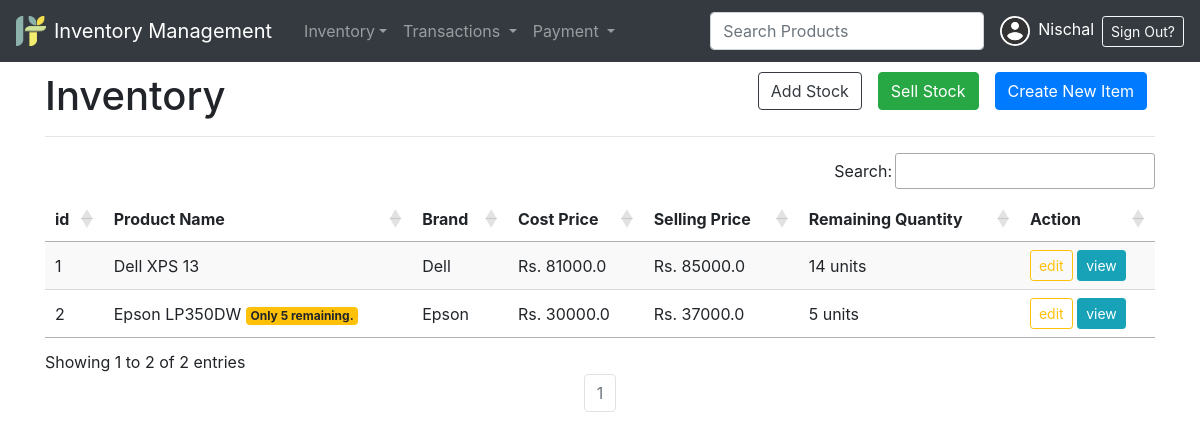
The page /inventory/ (signed in) on the database as committed earlier.
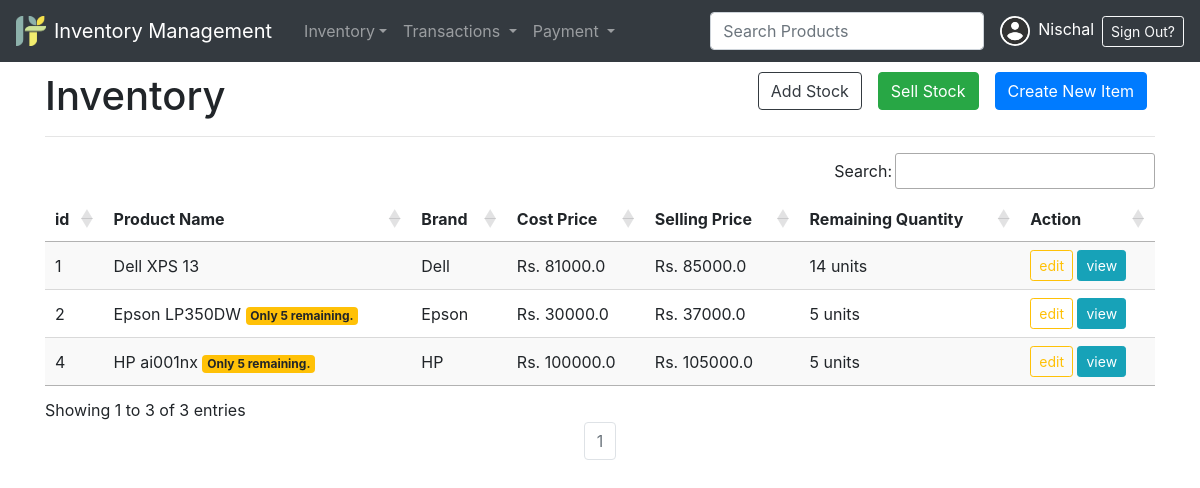
The same page on the database as committed later.
### inventory/models.py (models this page shows, shortened)
class Item(models.Model):
    name = models.CharField(_("Product Name"),max_length = 240, unique = True)
    brand = models.CharField(_("Product Brand"), max_length = 50, null=True, blank=True)
    category = models.ForeignKey("inventory.Category", verbose_name=_("category"), on_delete=models.CASCADE, related_name='categories')
    description = models.TextField(_("Product Description"))
    image = models.ImageField(_("Product Image"), upload_to="product_images", height_field=None, width_field=None, max_length=None, null=True, blank=True)
    cost_price = models.FloatField(_("Latest Cost Price"), default=0)
    quantity = models.IntegerField(_("Available Quantity"), default=0)
    selling_price = models.FloatField(_("Current Selling Price"), default=0)
    about_seller = models.TextField(_("About Seller"))
    class Meta:
        ordering = ['name']

### inventory/views.py (the view)
# urls.py: path("", ItemListView.as_view() , name="items-list"),
class ItemListView(LoginRequiredMixin, UserPassesTestMixin, ListView):
    model = Item
    template_name = "inventory/item_list.html"
    context_object_name = 'items'
    paginate_by = 50
    def get_context_data(self, **kwargs):
        context = super().get_context_data(**kwargs)
        context["title"] = "Inventory Items List"
        return context
    def test_func(self):
        return self.request.user._type == 'ADMIN'

### templates/inventory/item_list.html (shortened to what this page needs)
{% extends 'partial/base.html' %}
{% load static %}
{% block style %}
<link rel="stylesheet" type="text/css" href="https://cdn.datatables.net/1.10.22/css/jquery.dataTables.css">
{% endblock style %}
{% block content %}
<a href="{% url 'inventory:new-item' %}" class="mx-2 btn btn-primary" style="float:right;">Create New Item</a>
<a href="{% url 'inventory:sell-stock' %}" class="mx-2 btn btn-success" style="float:right;">Sell Stock</a>
<a href="{% url 'inventory:add-stock' %}" class="mx-2 btn btn-outline-dark" style="float:right;">Add Stock</a>
<h1>Inventory</h1>
<hr>
<table id="table_id" class="display">
    <thead>
        <tr>
            <th>id</th>
            <th>Product Name</th>
            <th>Brand</th>
            <th>Cost Price</th>
            <th>Selling Price</th>
            <th>Remaining Quantity</th>
            <th>Action</th>
        </tr>
    </thead>
    <tbody>
    {% for item in items %}
        <tr>
            <td>{{item.id}}</td>
            <td>
                {{item.name}}
                {% if item.quantity <= 0 %}
                    <span class="badge badge-danger">Out of Stock</span>
                {% elif item.quantity < 10 %}
                    <span class="badge badge-warning">Only {{item.quantity}} remaining.</span>
                {% endif %}
            </td>
            <td>{{item.brand}}</td>
            <td>Rs. {{item.cost_price}}</td>
            <td>Rs. {{item.selling_price}}</td>
            <td>{{item.quantity}} units</td>
            <td><a class='btn btn-outline-warning btn-sm' href="{% url 'inventory:item-update' item.id%}">edit</a>
            <a class='btn btn-info btn-sm view_item_btn' value="{{item.id}}" href="#">view</a>
            </td>
        </tr>
    {% endfor %}
    </tbody>
</table>
{% include "partial/pagination.html" %}
{% endblock content %}

Rows that differ between the two databases and show on the page:
added Item: id "4", name "HP ai001nx", quantity "5", brand "HP", cost_price "100000.0", selling_price "105000.0"
Other text that changed with them:
text written by a page script: "Search: Showing 1 to 2 of 2 entries" → "Search: Showing 1 to 3 of 3 entries"
